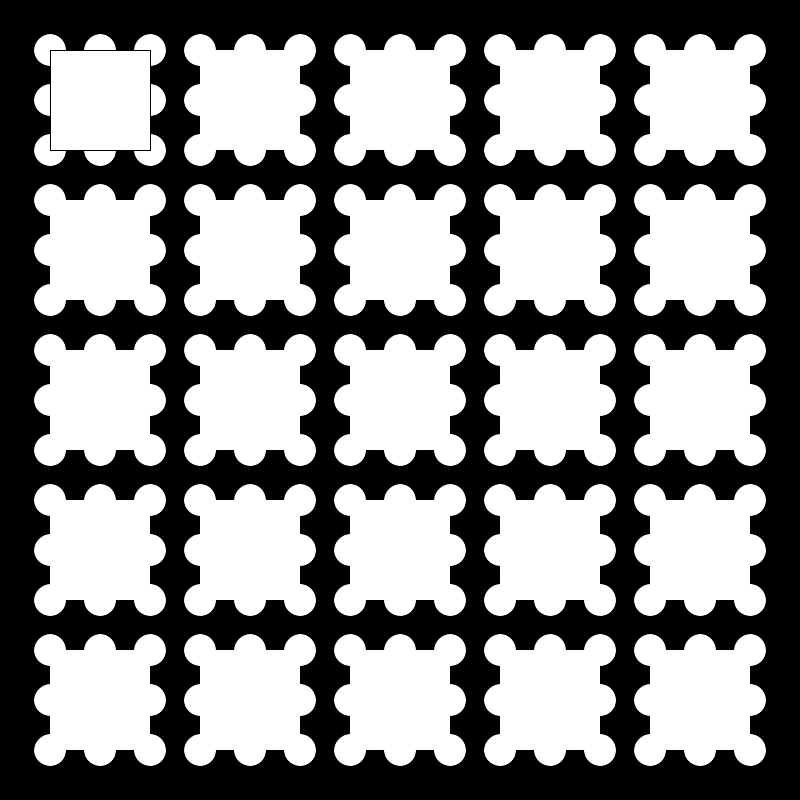
Frame 1 (no input)
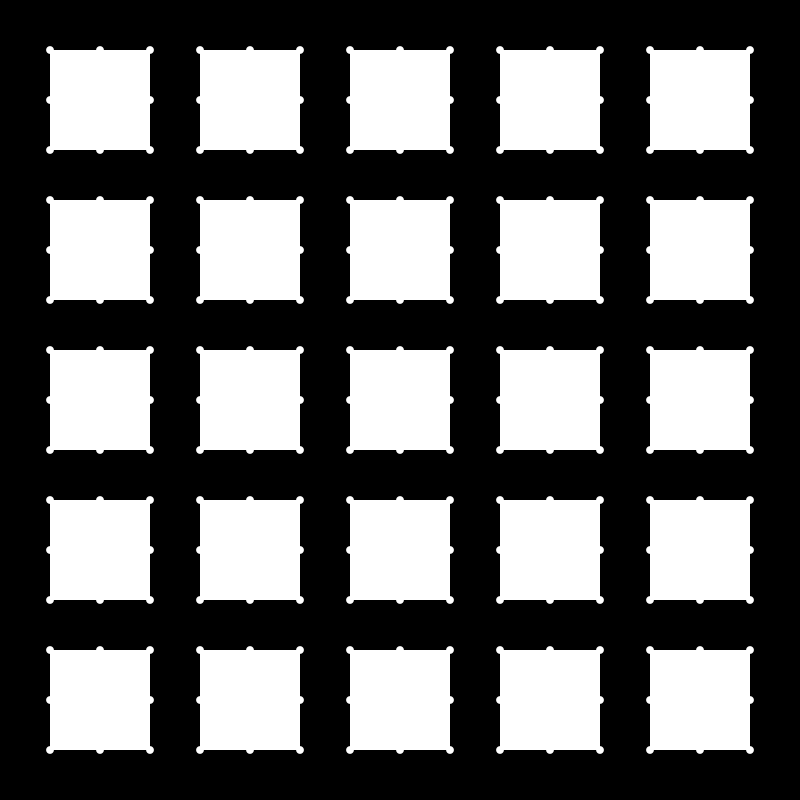
Frame 60 (the mouse pressed at the canvas centre just before this capture)
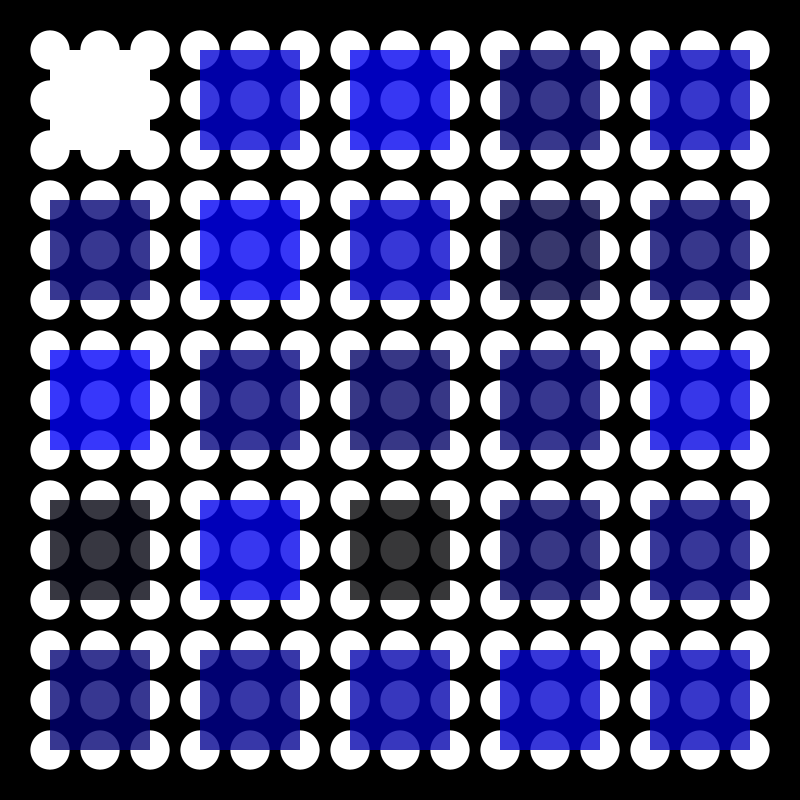
Frame 120 (the mouse held since frame 60 and released just before this capture)

The Processing sketch that drew these frames (run headless with seeded random() and noise(); from frame 60 on, the mouse is pressed at the canvas centre):

// Processing sketch: processing_111550
// ── processing_111550.pde

void setup(){
  size(800,800);
  smooth();
  frameRate(20);
}
  
  
  
  
void draw(){
  
    
  
    
    
background (0);
   
    
float  diam = random (50);
  
  
fill(255);
int dx = 50, dy = 50;
for (int y = 50; y <= 790; y = y + dy) {
for (int x = 50; x <= 790; x = x + dx) {
  ellipse(x, y, diam,diam);
  
  
  
  
}}
  
  
  
  
  
int da = 150, db = 150;
color c1=color( 255) ;

for (int a = 50; a < 790; a = a + da) {
for (int b = 50; b < 790; b = b + db) {
fill(c1);
  rect(a, b, 100,100);
  noStroke();
  if (mouseX>50&&mouseY>50 ){
  c1=color (random(255),200);
  
if (mouseX>175&&mouseY>175 ){
  c1=color (random(255),0,0,200);
  if (mouseX>225&&mouseY>225 ){
  c1=color (0,random(255),0,200);
    if (mouseX>325&&mouseY>325 ){
  c1=color (0,0,random(255),200);
    
}}}}}
}
  
  
  
  
  
  
  
  
}
